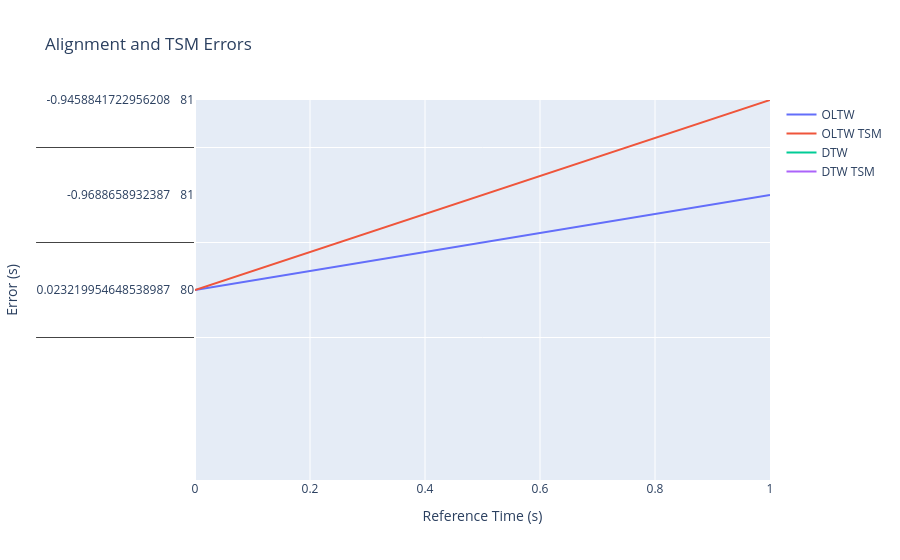

The cell this chart's notebook holds for it:
### Code cell
# plot the errors
fig = go.Figure()
fig.update_layout(
    title='Alignment and TSM Errors',
    xaxis_title='Reference Time (s)',
    yaxis_title='Error (s)',
    yaxis=dict(range=[-2, 2])
)
fig.add_trace(go.Scatter(x=np.arange(len(match_err)), y=match_err, mode='lines', name='OLTW'))
fig.add_trace(go.Scatter(x=np.arange(len(match_tsm_err)), y=match_tsm_err, mode='lines', name='OLTW TSM'))
fig.add_trace(go.Scatter(x=np.arange(len(dtw_err)), y=dtw_err, mode='lines', name='DTW'))
fig.add_trace(go.Scatter(x=np.arange(len(dtw_tsm_err)), y=dtw_tsm_err, mode='lines', name='DTW TSM'))
fig.show()

### Figure 1 — Plotly figure (JSON) as saved in the notebook; plotly's stock layout.template omitted (floating-point values rounded to 4 significant figures; data arrays with more than 128 entries replaced by an {"elided": "..."} marker saying what was removed)
{"data": [{"mode": "lines", "name": "OLTW", "type": "scatter", "x": [0, 1], "y": {"elided": "2x70 float values"}}, {"mode": "lines", "name": "OLTW TSM", "type": "scatter", "x": [0, 1], "y": {"elided": "2x70 float values"}}, {"mode": "lines", "name": "DTW", "type": "scatter", "x": [0, 1], "y": {"elided": "2x70 float values"}}, {"mode": "lines", "name": "DTW TSM", "type": "scatter", "x": [0, 1], "y": {"elided": "2x70 float values"}}], "layout": {"title": {"text": "Alignment and TSM Errors"}, "xaxis": {"title": {"text": "Reference Time (s)"}}, "yaxis": {"range": [-2, 2], "title": {"text": "Error (s)"}}}}
